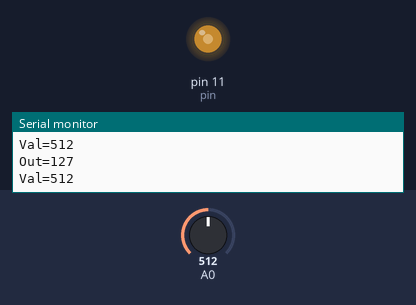
Bench run of a sketch on a simulated Arduino Uno, built with avr-gcc and run on an emulated ATmega328P. Shown: output pins drawn as LEDs (lit = HIGH), the last lines printed to the serial monitor. Inputs (shaded band) come from the test bench; at power-on: A0 = 512.

Above: at 1.2 s.
1.3 s: A0 set to 716
At 2.1 s:
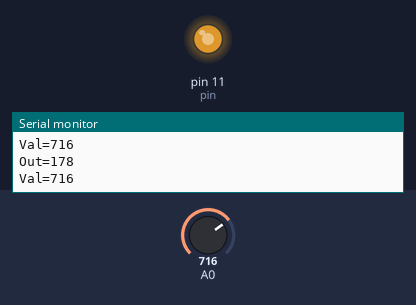
2.8 s: A0 set to 992
At 3.1 s:
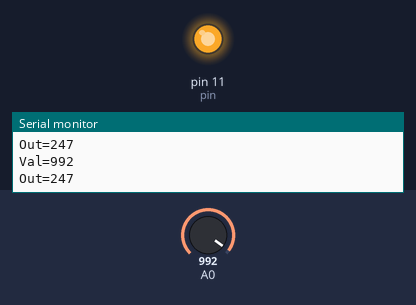
4.3 s: A0 set to 1008
At 5.4 s:
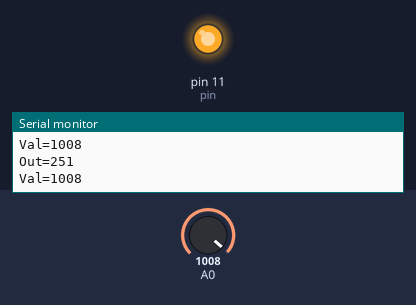
7.3 s: A0 set to 45
At 7.7 s:
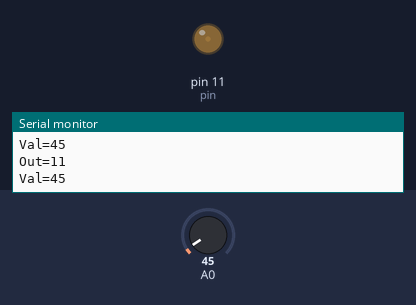
8.8 s: A0 set to 35
At 9.9 s:
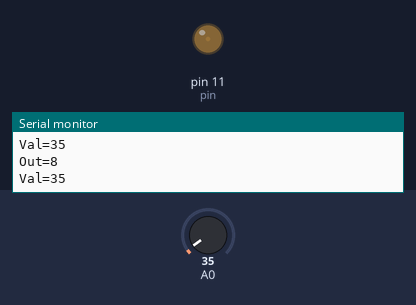
10.3 s: A0 set to 0
At 10.9 s:
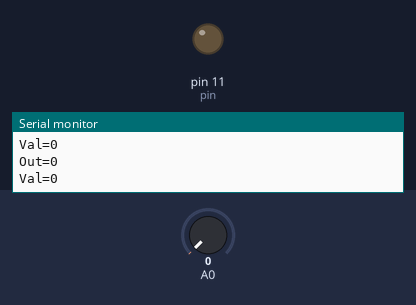
Timing chart, 0 to 12.8 s (numbered marks = the images above; inputs shaded):
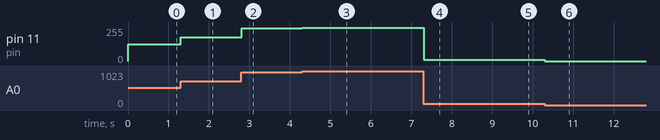

The sketch:

pot.ino
```cpp
int val;
int out;
int pin = 11;

void setup() {
  // put your setup code here, to run once:
  pinMode(11, OUTPUT);
  Serial.begin(9600);


}

void loop() {
  // put your main code here, to run repeatedly:
  val = analogRead(A0);
  out = map(val, 0, 1023, 0, 255);
  analogWrite (pin, out);

  Serial.print("Val=");
  Serial.println(val);
  Serial.print("Out=");
  Serial.println(out);
  delay(10);


}
```

Measured:
- after the input at 1.3 s, pin 11 (pin): 127/255 → 178/255 at once
- after the input at 2.8 s, pin 11 (pin): 178/255 → 247/255 at once
- after the input at 4.3 s, pin 11 (pin): 247/255 → 251/255 at once
- after the input at 7.3 s, pin 11 (pin): 251/255 → 11/255 at once
- after the input at 8.8 s, pin 11 (pin): 11/255 → 8/255 at once
- after the input at 10.3 s, pin 11 (pin): 8/255 → 0/255 at once
